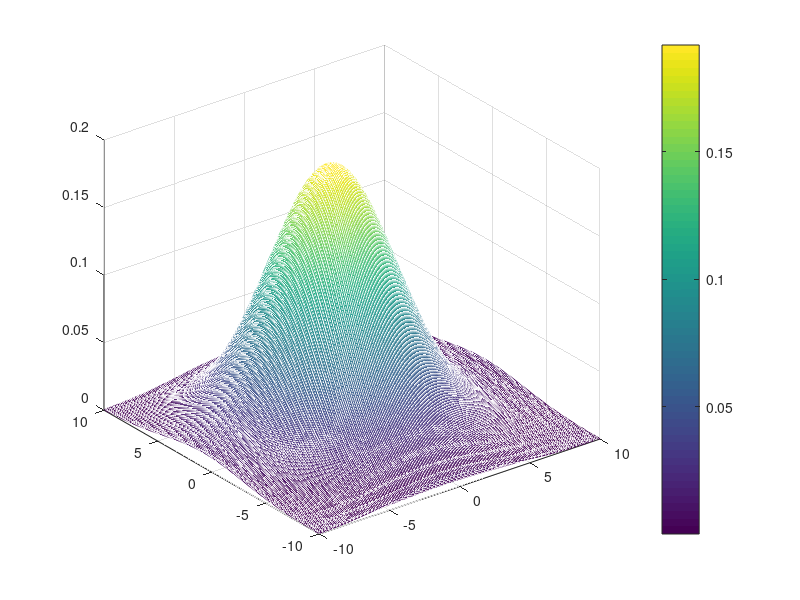

The MATLAB source for this figure:
% File name: Gauss.m
% Propagation of 2D Gaussian pulse by paraxial FT split-step BPM
clear all
close all
N= 10; delta_x = 1/N; minmax=10;
x = -minmax:delta_x:minmax; % creation of space arguments
y = -minmax:delta_x:minmax; % creation of space arguments
delta_z = 5.0; % step size along z-axis
delta_n = 0.4; k_zero = 100;
beta = 20; % propagation constant
%
u_init=(exp(-x.^2))'*exp(-y.^2); % initial Gaussian pulse
mesh(x,y,abs(u_init)); % plots original pulse
 
%
k_x = -minmax:1/N:minmax; % creation of Fourier variables
k_y = -minmax:1/N:minmax; % creation of Fourier variables
%
temp = delta_z/(2*beta);
H_transfer = (exp(1i*temp*k_x.^2))'*(exp(1i*temp*k_y.^2));
H_transfer = fftshift(H_transfer); S_phase = exp(-1i*k_zero*delta_n);
%
for n=1:100
    z = fft2(u_init);
    zz = z.*H_transfer;
    u_prime = ifft2(zz);
    u = S_phase.*u_prime;
    u_init = u;
    mesh(x,y,abs(u_init)) % plots pulse after propagation
    Zlim=1;
    colorbar
    pause(0.1)
end
%
%close all
